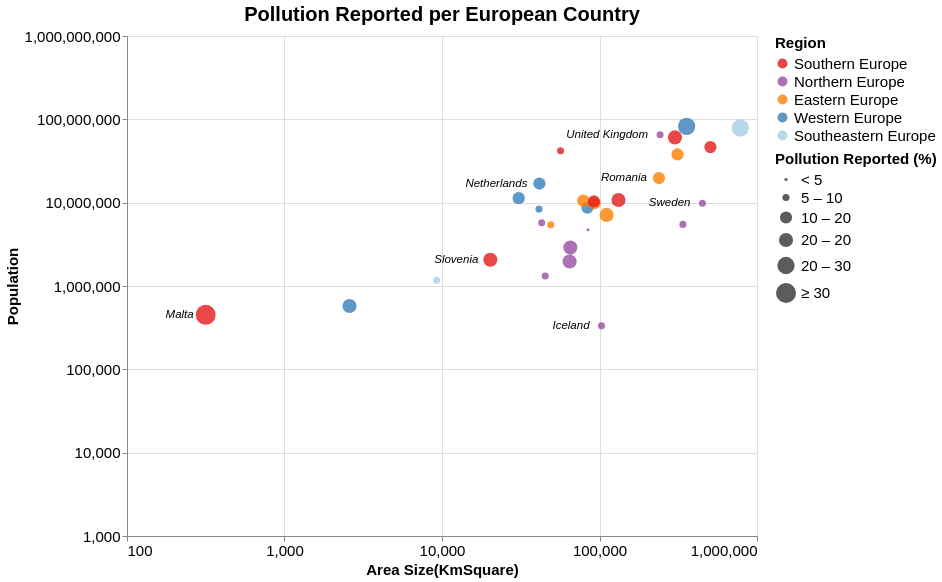

Write a Vega-Lite specification for this figure.
### Vega-Lite specification from a JSON file in a GitHub repository (floating-point values rounded to 4 significant figures)
{"$schema": "https://vega.github.io/schema/vega-lite/v4.json", "width": 630, "height": 500, "title": {"text": "Pollution Reported per European Country", "fontSize": 20}, "data": {"values": [{"country": "Austria", "Size (kmSquare)": 83879, "Population": 8736668, "PercentageofreportedPollution": 10.7, "Region": "Western Europe", "LifeExpectancy": 81.8, "avg_high_temp": 54.2, "avg_low_temp": 37.4, "avg_precipitation": 39.3}, {"country": "Belgium", "Size (kmSquare)": 30689, "Population": 11331422, "PercentageofreportedPollution": 13.2, "Region": "Western Europe", "LifeExpectancy": 81.5, "avg_high_temp": 55.5, "avg_low_temp": 42, "avg_precipitation": 33.1}, {"country": "Bulgaria", "Size (kmSquare)": 110994, "Population": 7127822, "PercentageofreportedPollution": 15.1, "Region": "Eastern Europe", "LifeExpectancy": 74.9, "avg_high_temp": 59.3, "avg_low_temp": 43.4, "avg_precipitation": 24.7}, {"country": "Switzerland", "Size (kmSquare)": 41285, "Population": 8373338, "PercentageofreportedPollution": 8.9, "Region": "Western Europe", "LifeExpectancy": 83.7, "avg_high_temp": 62.3, "avg_low_temp": 48, "avg_precipitation": 41.1}, {"country": "Cyprus", "Size (kmSquare)": 9251, "Population": 1170187, "PercentageofreportedPollution": 9.2, "Region": "Southeastern Europe", "LifeExpectancy": 82.7, "avg_high_temp": 75.1, "avg_low_temp": 57.5, "avg_precipitation": 15.4}, {"country": "Czechia", "Size (kmSquare)": 78866, "Population": 10566332, "PercentageofreportedPollution": 13.5, "Region": "Eastern Europe", "LifeExpectancy": 79.1, "avg_high_temp": 51.4, "avg_low_temp": 37.3, "avg_precipitation": 27.4}, {"country": "Germany", "Size (kmSquare)": 357386, "Population": 82348669, "PercentageofreportedPollution": 23.2, "Region": "Western Europe", "LifeExpectancy": 81, "avg_high_temp": 51.4, "avg_low_temp": 41.6, "avg_precipitation": 23.9}, {"country": "Denmark", "Size (kmSquare)": 42933, "Population": 5728010, "PercentageofreportedPollution": 6.8, "Region": "Northern Europe", "LifeExpectancy": 80.9, "avg_high_temp": 48.4, "avg_low_temp": 35.9, "avg_precipitation": 25.6}, {"country": "Estonia", "Size (kmSquare)": 45227, "Population": 1315790, "PercentageofreportedPollution": 9.9, "Region": "Northern Europe", "LifeExpectancy": 78, "avg_high_temp": 43.9, "avg_low_temp": 31.3, "avg_precipitation": 21.9}, {"country": "Greece", "Size (kmSquare)": 131957, "Population": 10775971, "PercentageofreportedPollution": 19.6, "Region": "Southern Europe", "LifeExpectancy": 81.5, "avg_high_temp": 60.5, "avg_low_temp": 45.6, "avg_precipitation": 30.7}, {"country": "Spain", "Size (kmSquare)": 505990, "Population": 46440000, "PercentageofreportedPollution": 10.1, "Region": "Southern Europe", "LifeExpectancy": 83.5, "avg_high_temp": 54, "avg_low_temp": 40.5, "avg_precipitation": 29.4}, {"country": "Finland", "Size (kmSquare)": 338440, "Population": 5487000, "PercentageofreportedPollution": 7.2, "Region": "Northern Europe", "LifeExpectancy": 81.5, "avg_high_temp": 70.1, "avg_low_temp": 53.9, "avg_precipitation": 25.3}, {"country": "Croatia", "Size (kmSquare)": 56594, "Population": 41910000, "PercentageofreportedPollution": 7, "Region": "Southern Europe", "LifeExpectancy": 78.2, "avg_high_temp": 43.1, "avg_low_temp": 34.2, "avg_precipitation": 38.1}, {"country": "Hungary", "Size (kmSquare)": 93030, "Population": 9830000, "PercentageofreportedPollution": 12.8, "Region": "Eastern Europe", "LifeExpectancy": 76.2, "avg_high_temp": 55.2, "avg_low_temp": 44, "avg_precipitation": 40.8}, {"country": "Ireland", "Size (kmSquare)": 84421, "Population": 4726000, "PercentageofreportedPollution": 4.6, "Region": "Northern Europe", "LifeExpectancy": 81.8, "avg_high_temp": 63.8, "avg_low_temp": 49.1, "avg_precipitation": 30.4}, {"country": "Iceland", "Size (kmSquare)": 103000, "Population": 332529, "PercentageofreportedPollution": 7.9, "Region": "Northern Europe", "LifeExpectancy": 82.2, "avg_high_temp": 48.8, "avg_low_temp": 38.2, "avg_precipitation": 23.2}, {"country": "Italy", "Size (kmSquare)": 301338, "Population": 60670000, "PercentageofreportedPollution": 15.1, "Region": "Southern Europe", "LifeExpectancy": 83.4, "avg_high_temp": 49.6, "avg_low_temp": 36.9, "avg_precipitation": 26.3}, {"country": "Lithuania", "Size (kmSquare)": 65300, "Population": 2889000, "PercentageofreportedPollution": 15.6, "Region": "Northern Europe", "LifeExpectancy": 74.9, "avg_high_temp": 54.6, "avg_low_temp": 41.2, "avg_precipitation": 32.4}, {"country": "Luxembourg", "Size (kmSquare)": 2586, "Population": 576249, "PercentageofreportedPollution": 16.1, "Region": "Western Europe", "LifeExpectancy": 82.7, "avg_high_temp": 72.3, "avg_low_temp": 59.1, "avg_precipitation": 22}, {"country": "Latvia", "Size (kmSquare)": 64589, "Population": 1969000, "PercentageofreportedPollution": 17.2, "Region": "Northern Europe", "LifeExpectancy": 74.9, "avg_high_temp": 55.1, "avg_low_temp": 43.7, "avg_precipitation": 29.7}, {"country": "Malta", "Size (kmSquare)": 316, "Population": 450415, "PercentageofreportedPollution": 30.2, "Region": "Southern Europe", "LifeExpectancy": 82.6, "avg_high_temp": 44.1, "avg_low_temp": 33.8, "avg_precipitation": 44.2}, {"country": "Netherlands", "Size (kmSquare)": 41543, "Population": 16980000, "PercentageofreportedPollution": 13.2, "Region": "Western Europe", "LifeExpectancy": 81.7, "avg_high_temp": 56.2, "avg_low_temp": 33.8, "avg_precipitation": 24.6}, {"country": "Poland", "Size (kmSquare)": 312679, "Population": 37970000, "PercentageofreportedPollution": 11.4, "Region": "Eastern Europe", "LifeExpectancy": 78, "avg_high_temp": 57.1, "avg_low_temp": 41.1, "avg_precipitation": 24.7}, {"country": "Portugal", "Size (kmSquare)": 92212, "Population": 10340000, "PercentageofreportedPollution": 13.1, "Region": "Southern Europe", "LifeExpectancy": 81.3, "avg_high_temp": 53, "avg_low_temp": 36, "avg_precipitation": 26.2}, {"country": "Romania", "Size (kmSquare)": 238397, "Population": 19760000, "PercentageofreportedPollution": 14.5, "Region": "Eastern Europe", "LifeExpectancy": 75.3, "avg_high_temp": 53.8, "avg_low_temp": 38.7, "avg_precipitation": 49.1}, {"country": "Sweden", "Size (kmSquare)": 450295, "Population": 9851000, "PercentageofreportedPollution": 6.3, "Region": "Northern Europe", "LifeExpectancy": 82.4, "avg_high_temp": 69.3, "avg_low_temp": 52.3, "avg_precipitation": 21.7}, {"country": "Slovenia", "Size (kmSquare)": 20271, "Population": 2064000, "PercentageofreportedPollution": 15.9, "Region": "Southern Europe", "LifeExpectancy": 81.2, "avg_high_temp": 46.7, "avg_low_temp": 33.6, "avg_precipitation": 22.6}, {"country": "Slovakia", "Size (kmSquare)": 49035, "Population": 5426000, "PercentageofreportedPollution": 9.3, "Region": "Eastern Europe", "LifeExpectancy": 77.3, "avg_high_temp": 50.8, "avg_low_temp": 35.8, "avg_precipitation": 46.7}, {"country": "Turkey", "Size (kmSquare)": 783562, "Population": 78740000, "PercentageofreportedPollution": 24.5, "Region": "Southeastern Europe", "LifeExpectancy": 78.1, "avg_high_temp": 63.9, "avg_low_temp": 44.6, "avg_precipitation": 25.7}, {"country": "United Kingdom", "Size (kmSquare)": 242495, "Population": 65380000, "PercentageofreportedPollution": 9, "Region": "Northern Europe", "LifeExpectancy": 81.2, "avg_high_temp": 55.3, "avg_low_temp": 42.9, "avg_precipitation": 29.7}]}, "params": [{"name": "Population_Above", "value": 0, "bind": {"input": "range", "min": 0, "max": 30, "step": 5, "name": "Pollution Reported(%): "}}, {"name": "Continent_selection", "bind": {"input": "select", "options": [null, "Southern Europe", "Northern Europe", "Eastern Europe", "Western Europe", "Southeastern Europe"], "labels": ["Show All", "Southern Europe", "Northern Europe", "Eastern Europe", "Western Europe", "Southeastern Europe"], "name": "Region Selection: "}}], "transform": [{"filter": "Continent_selection == null || datum.Region == Continent_selection"}, {"filter": "datum.PercentageofreportedPollution > Population_Above"}], "encoding": {"x": {"field": "Size (kmSquare)", "type": "quantitative", "axis": {"title": " Area Size(KmSquare)", "tickCount": 4, "labelFontSize": 15, "titleFontSize": 15}, "scale": {"type": "log", "domain": [100, 1000000]}}, "y": {"field": "Population", "type": "quantitative", "axis": {"tickCount": 6, "labelFontSize": 15, "titleFontSize": 15}, "scale": {"type": "log", "domain": [1000, 1000000000]}}}, "layer": [{"selection": {"continent_highlight": {"type": "multi", "fields": ["Region"], "bind": "legend"}}, "mark": "circle", "encoding": {"x": {"field": "Size (kmSquare)", "type": "quantitative", "axis": {"title": " Area Size(KmSquare)", "tickCount": 4, "labelFontSize": 15, "titleFontSize": 15}, "scale": {"type": "log", "domain": [100, 1000000]}}, "y": {"field": "Population", "type": "quantitative", "axis": {"tickCount": 6, "labelFontSize": 15, "titleFontSize": 15}, "scale": {"type": "log", "domain": [1000, 1000000000]}}, "color": {"legend": {"title": "Region", "titleFontSize": 15, "labelFontSize": 15}, "field": "Region", "type": "nominal", "scale": {"domain": ["Southern Europe", "Northern Europe", "Eastern Europe", "Western Europe", "Southeastern Europe"], "range": ["#e41a1c", "#984ea3", "#ff7f00", "#377eb8", "#a6cee3"]}}, "opacity": {"condition": {"selection": "continent_highlight", "value": 0.8}, "value": 0.2}, "size": {"field": "PercentageofreportedPollution", "type": "quantitative", "scale": {"type": "threshold", "domain": [5, 10, 15, 20, 30], "range": [10, 50, 150, 200, 300, 400]}, "legend": {"format": ".1s", "title": "Pollution Reported (%)", "titleFontSize": 15, "labelFontSize": 15}}, "tooltip": [{"field": "country", "type": "nominal", "title": "Country"}, {"field": "Population", "type": "quantitative", "format": ","}, {"field": "LifeExpectancy", "type": "quantitative", "title": "Life Expectancy", "format": ","}, {"field": "PercentageofreportedPollution", "type": "quantitative", "title": " Pollution Reported(%)", "format": ","}, {"field": "avg_high_temp", "type": "quantitative", "title": "Average High Temperature(°C)", "format": ".2f"}, {"field": "avg_low_temp", "type": "quantitative", "title": "Average Low Temperature(°C)", "format": ".2f"}]}}, {"mark": {"type": "text", "align": "right", "baseline": "middle", "dx": -12, "fontSize": 11.5, "fontStyle": "italic"}, "encoding": {"text": {"field": "country", "type": "nominal"}, "color": {"value": "black"}, "opacity": {"condition": {"test": "datum['country'] == 'Slovenia' || datum['country'] == 'Sweden' || datum['country'] == 'Romania' || datum['country'] == 'United Kingdom' || datum['country'] == 'Netherlands' || datum['country'] == 'Malta' ||  datum['country'] == 'Iceland'", "value": 1}, "value": 0}}}], "config": {}}
